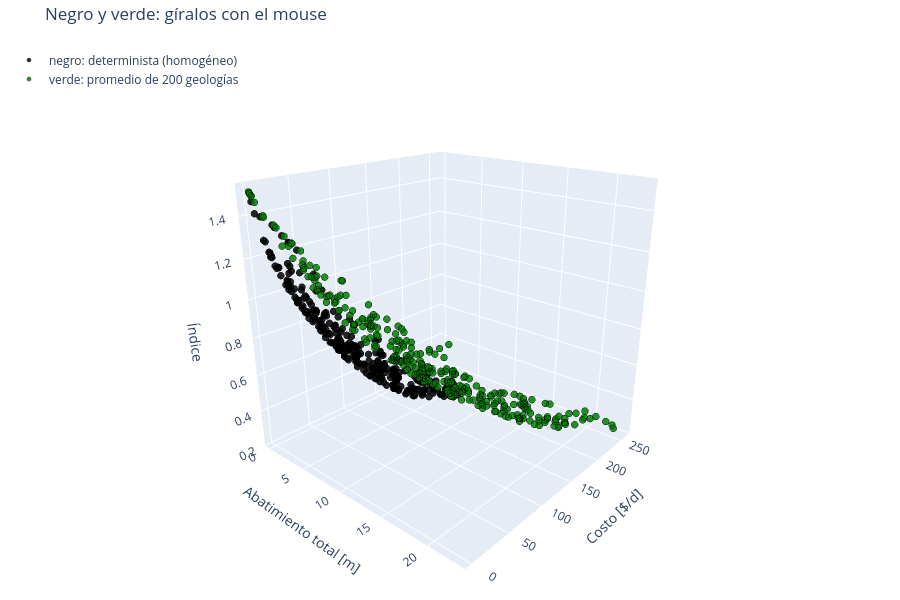

The notebook cell this image was saved under:
### Markdown cell above
**Qué hace la celda, línea por línea:**

1. La primera llamada a `hidra.caras_frente` dibuja el negro solo, con los ejes de la sesión 3.
2. La segunda agrega el verde: los ejes crecen para que quepa.
3. `hidra.frente_3d` dibuja los dos en 3-D, para girarlos con el mouse.

### Code cell
hidra.caras_frente((det, "negro: determinista (homogéneo)", "black"), ejes=EJES3, titulo="El frente negro, en la escala de la sesión 3"); plt.show()
hidra.caras_frente((det, "negro: determinista (homogéneo)", "black"), (Het_mat, "verde: las mismas decisiones, promedio de 200 geologías", "green"),
                   ejes=EJES3, titulo="Crecen los ejes y entra el verde: el mismo resultado, otra escala"); plt.show()
hidra.frente_3d((det, "negro: determinista (homogéneo)", "black"), (Het_mat, "verde: promedio de 200 geologías", "green"),
                ejes=EJES3, titulo="Negro y verde: gíralos con el mouse").show()   # interactiva: arrastra para girar, rueda para acercar

### Figure 1 — Plotly figure (JSON) as saved in the notebook; plotly's stock layout.template omitted (floating-point values rounded to 4 significant figures; data arrays with more than 128 entries replaced by an {"elided": "..."} marker saying what was removed)
{"data": [{"hovertemplate": "Abatimiento total [m] %{x:.3g}<br>Costo [$/d] %{y:.3g}<br>Índice %{z:.3g}<extra>negro: determinista (homogéneo)</extra>", "marker": {"color": "black", "line": {"color": "black", "width": 0.5}, "opacity": 0.85, "size": 4}, "mode": "markers", "name": "negro: determinista (homogéneo)", "type": "scatter3d", "x": {"elided": "272 float values"}, "y": {"elided": "272 float values"}, "z": {"elided": "272 float values"}}, {"hovertemplate": "Abatimiento total [m] %{x:.3g}<br>Costo [$/d] %{y:.3g}<br>Índice %{z:.3g}<extra>verde: promedio de 200 geologías</extra>", "marker": {"color": "green", "line": {"color": "black", "width": 0.5}, "opacity": 0.85, "size": 4}, "mode": "markers", "name": "verde: promedio de 200 geologías", "type": "scatter3d", "x": {"elided": "272 float values"}, "y": {"elided": "272 float values"}, "z": {"elided": "272 float values"}}], "layout": {"height": 600, "legend": {"bgcolor": "rgba(255,255,255,0.7)", "x": 0.01, "y": 0.99}, "margin": {"b": 0, "l": 0, "r": 0, "t": 40}, "scene": {"aspectmode": "cube", "camera": {"eye": {"x": 1.5, "y": -1.7, "z": 0.9}}, "xaxis": {"title": {"text": "Abatimiento total [m]"}}, "yaxis": {"title": {"text": "Costo [$/d]"}}, "zaxis": {"title": {"text": "Índice"}}}, "title": {"text": "Negro y verde: gíralos con el mouse"}}}
